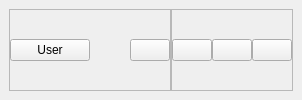
        <widget class="QWidget" name="headerConatainer" native="true">
         <layout class="QHBoxLayout" name="horizontalLayout_3">
          <property name="spacing">
           <number>0</number>
          </property>
          <property name="leftMargin">
           <number>9</number>
          </property>
          <property name="topMargin">
           <number>9</number>
          </property>
          <property name="rightMargin">
           <number>9</number>
          </property>
          <property name="bottomMargin">
           <number>9</number>
          </property>
          <item alignment="Qt::AlignHCenter">
           <widget class="QFrame" name="frame_6">
            <property name="frameShape">
             <enum>QFrame::StyledPanel</enum>
            </property>
            <property name="frameShadow">
             <enum>QFrame::Raised</enum>
            </property>
            <layout class="QHBoxLayout" name="horizontalLayout_5">
             <property name="spacing">
              <number>0</number>
             </property>
             <property name="leftMargin">
              <number>0</number>
             </property>
             <property name="topMargin">
              <number>0</number>
             </property>
             <property name="rightMargin">
              <number>0</number>
             </property>
             <property name="bottomMargin">
              <number>0</number>
             </property>
             <item>
              <widget class="QPushButton" name="pushButton_6">
               <property name="toolTip">
                <string>Profile</string>
               </property>
               <property name="text">
                <string>User</string>
               </property>
               <property name="icon">
                <iconset resource="../Utilisateur/resources.qrc">
                 <normaloff>:/icons/icons/user.svg</normaloff>:/icons/icons/user.svg</iconset>
               </property>
               <property name="iconSize">
                <size>
                 <width>24</width>
                 <height>24</height>
                </size>
               </property>
              </widget>
             </item>
             <item>
              <spacer name="horizontalSpacer">
               <property name="orientation">
                <enum>Qt::Horizontal</enum>
               </property>
               <property name="sizeHint" stdset="0">
                <size>
                 <width>40</width>
                 <height>20</height>
                </size>
               </property>
              </spacer>
             </item>
             <item>
              <widget class="QPushButton" name="pushButton_5">
               <property name="toolTip">
                <string>Déconnexion</string>
               </property>
               <property name="text">
                <string/>
               </property>
               <property name="icon">
                <iconset resource="../Utilisateur/resources.qrc">
                 <normaloff>:/icons/icons/log-out.svg</normaloff>:/icons/icons/log-out.svg</iconset>
               </property>
               <property name="iconSize">
                <size>
                 <width>24</width>
                 <height>24</height>
                </size>
               </property>
              </widget>
             </item>
            </layout>
           </widget>
          </item>
          <item alignment="Qt::AlignRight">
           <widget class="QFrame" name="frame_7">
            <property name="frameShape">
             <enum>QFrame::StyledPanel</enum>
            </property>
            <property name="frameShadow">
             <enum>QFrame::Raised</enum>
            </property>
            <layout class="QHBoxLayout" name="horizontalLayout_4">
             <property name="spacing">
              <number>0</number>
             </property>
             <property name="leftMargin">
              <number>0</number>
             </property>
             <property name="topMargin">
              <number>0</number>
             </property>
             <property name="rightMargin">
              <number>0</number>
             </property>
             <property name="bottomMargin">
              <number>0</number>
             </property>
             <item>
              <widget class="QPushButton" name="minimizeBtn">
               <property name="toolTip">
                <string>minimiser la fenêtre</string>
               </property>
               <property name="text">
                <string/>
               </property>
               <property name="icon">
                <iconset resource="../Utilisateur/resources.qrc">
                 <normaloff>:/icons/icons/minus.svg</normaloff>:/icons/icons/minus.svg</iconset>
               </property>
               <property name="iconSize">
                <size>
                 <width>24</width>
                 <height>24</height>
                </size>
               </property>
              </widget>
             </item>
             <item>
              <widget class="QPushButton" name="restoreBtn">
               <property name="toolTip">
                <string>Agrandir la fenêtre</string>
               </property>
               <property name="text">
                <string/>
               </property>
               <property name="icon">
                <iconset resource="../Utilisateur/resources.qrc">
                 <normaloff>:/icons/icons/square.svg</normaloff>:/icons/icons/square.svg</iconset>
               </property>
              </widget>
             </item>
             <item>
              <widget class="QPushButton" name="closeBtn">
               <property name="toolTip">
                <string>Fermer la fenêtre</string>
               </property>
               <property name="text">
                <string/>
               </property>
               <property name="icon">
                <iconset resource="../Utilisateur/resources.qrc">
                 <normaloff>:/icons/icons/x.svg</normaloff>:/icons/icons/x.svg</iconset>
               </property>
               <property name="iconSize">
                <size>
                 <width>24</width>
                 <height>24</height>
                </size>
               </property>
              </widget>
             </item>
            </layout>
            <zorder>minimizeBtn</zorder>
            <zorder>closeBtn</zorder>
            <zorder>restoreBtn</zorder>
           </widget>
          </item>
         </layout>
        </widget>
